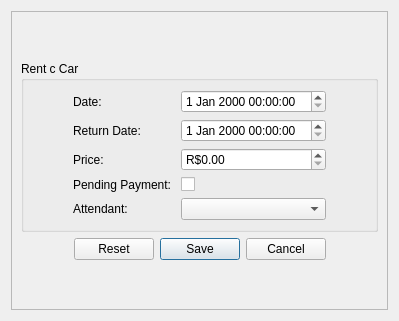
            <widget class="QWidget" name="stackPanelPageAddRental">
             <layout class="QVBoxLayout" name="verticalLayout_15">
              <item>
               <widget class="QFrame" name="frameRentCar">
                <property name="frameShape">
                 <enum>QFrame::StyledPanel</enum>
                </property>
                <property name="frameShadow">
                 <enum>QFrame::Raised</enum>
                </property>
                <layout class="QVBoxLayout" name="verticalLayout_19">
                 <item>
                  <spacer name="verticalSpacer_5">
                   <property name="orientation">
                    <enum>Qt::Vertical</enum>
                   </property>
                   <property name="sizeHint" stdset="0">
                    <size>
                     <width>20</width>
                     <height>40</height>
                    </size>
                   </property>
                  </spacer>
                 </item>
                 <item>
                  <widget class="QGroupBox" name="groupBoxRentCar">
                   <property name="title">
                    <string>Rent c Car</string>
                   </property>
                   <layout class="QGridLayout" name="gridLayout_3">
                    <item row="0" column="3">
                     <spacer name="horizontalSpacer_9">
                      <property name="orientation">
                       <enum>Qt::Horizontal</enum>
                      </property>
                      <property name="sizeHint" stdset="0">
                       <size>
                        <width>40</width>
                        <height>20</height>
                       </size>
                      </property>
                     </spacer>
                    </item>
                    <item row="3" column="2">
                     <widget class="QCheckBox" name="checkBoxPending">
                      <property name="text">
                       <string/>
                      </property>
                     </widget>
                    </item>
                    <item row="1" column="2">
                     <widget class="QDateTimeEdit" name="dateTimeEditReturnDate"/>
                    </item>
                    <item row="0" column="0">
                     <spacer name="horizontalSpacer_8">
                      <property name="orientation">
                       <enum>Qt::Horizontal</enum>
                      </property>
                      <property name="sizeHint" stdset="0">
                       <size>
                        <width>40</width>
                        <height>20</height>
                       </size>
                      </property>
                     </spacer>
                    </item>
                    <item row="3" column="1">
                     <widget class="QLabel" name="label_17">
                      <property name="text">
                       <string>Pending Payment: </string>
                      </property>
                      <property name="buddy">
                       <cstring>checkBoxPending</cstring>
                      </property>
                     </widget>
                    </item>
                    <item row="2" column="1">
                     <widget class="QLabel" name="label_16">
                      <property name="text">
                       <string>Price: </string>
                      </property>
                      <property name="buddy">
                       <cstring>doubleSpinBoxPrice</cstring>
                      </property>
                     </widget>
                    </item>
                    <item row="0" column="2">
                     <widget class="QDateTimeEdit" name="dateTimeEditRentDate"/>
                    </item>
                    <item row="0" column="1">
                     <widget class="QLabel" name="label_14">
                      <property name="text">
                       <string>Date: </string>
                      </property>
                      <property name="buddy">
                       <cstring>dateTimeEditRentDate</cstring>
                      </property>
                     </widget>
                    </item>
                    <item row="1" column="1">
                     <widget class="QLabel" name="label_15">
                      <property name="text">
                       <string>Return Date: </string>
                      </property>
                      <property name="buddy">
                       <cstring>dateTimeEditReturnDate</cstring>
                      </property>
                     </widget>
                    </item>
                    <item row="2" column="2">
                     <widget class="QDoubleSpinBox" name="doubleSpinBoxPrice">
                      <property name="prefix">
                       <string>R$</string>
                      </property>
                      <property name="singleStep">
                       <double>10.000000000000000</double>
                      </property>
                     </widget>
                    </item>
                    <item row="4" column="1">
                     <widget class="QLabel" name="label_18">
                      <property name="text">
                       <string>Attendant: </string>
                      </property>
                      <property name="buddy">
                       <cstring>comboBoxAttendant</cstring>
                      </property>
                     </widget>
                    </item>
                    <item row="4" column="2">
                     <widget class="QComboBox" name="comboBoxAttendant"/>
                    </item>
                   </layout>
                  </widget>
                 </item>
                 <item>
                  <widget class="QDialogButtonBox" name="bbRentCar">
                   <property name="standardButtons">
                    <set>QDialogButtonBox::Cancel|QDialogButtonBox::Reset|QDialogButtonBox::Save</set>
                   </property>
                   <property name="centerButtons">
                    <bool>true</bool>
                   </property>
                  </widget>
                 </item>
                 <item>
                  <spacer name="verticalSpacer_6">
                   <property name="orientation">
                    <enum>Qt::Vertical</enum>
                   </property>
                   <property name="sizeHint" stdset="0">
                    <size>
                     <width>20</width>
                     <height>40</height>
                    </size>
                   </property>
                  </spacer>
                 </item>
                </layout>
               </widget>
              </item>
             </layout>
            </widget>
